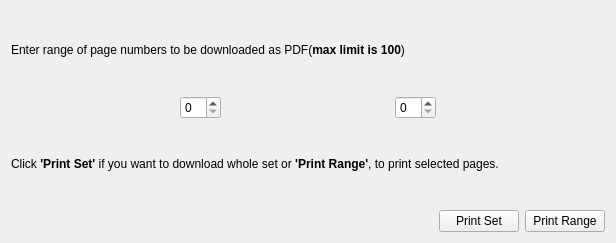
<?xml version="1.0" encoding="UTF-8"?>
<ui version="4.0">
 <class>PdfRangeDialog</class>
 <widget class="QWidget" name="PdfRangeDialog">
  <property name="geometry">
   <rect>
    <x>0</x>
    <y>0</y>
    <width>616</width>
    <height>243</height>
   </rect>
  </property>
  <property name="windowTitle">
   <string>Form</string>
  </property>
  <layout class="QVBoxLayout" name="verticalLayout">
   <item>
    <widget class="QLabel" name="info_1">
     <property name="sizePolicy">
      <sizepolicy hsizetype="Preferred" vsizetype="Preferred">
       <horstretch>0</horstretch>
       <verstretch>0</verstretch>
      </sizepolicy>
     </property>
     <property name="text">
      <string>&lt;html&gt;&lt;head/&gt;&lt;body&gt;&lt;p&gt;Enter range of page numbers to be downloaded as PDF(&lt;span style=&quot; font-weight:700;&quot;&gt;max limit is 100&lt;/span&gt;)&lt;/p&gt;&lt;/body&gt;&lt;/html&gt;</string>
     </property>
    </widget>
   </item>
   <item>
    <layout class="QHBoxLayout" name="horizontalLayout">
     <item>
      <spacer name="horizontalSpacer_2">
       <property name="orientation">
        <enum>Qt::Horizontal</enum>
       </property>
       <property name="sizeHint" stdset="0">
        <size>
         <width>40</width>
         <height>20</height>
        </size>
       </property>
      </spacer>
     </item>
     <item>
      <widget class="QSpinBox" name="spinBox_start">
       <property name="toolTip">
        <string>&lt;html&gt;&lt;head/&gt;&lt;body&gt;&lt;p&gt;&lt;br/&gt;&lt;/p&gt;&lt;/body&gt;&lt;/html&gt;</string>
       </property>
      </widget>
     </item>
     <item>
      <spacer name="horizontalSpacer_4">
       <property name="orientation">
        <enum>Qt::Horizontal</enum>
       </property>
       <property name="sizeHint" stdset="0">
        <size>
         <width>40</width>
         <height>20</height>
        </size>
       </property>
      </spacer>
     </item>
     <item>
      <widget class="QSpinBox" name="spinBox_end"/>
     </item>
     <item>
      <spacer name="horizontalSpacer_3">
       <property name="orientation">
        <enum>Qt::Horizontal</enum>
       </property>
       <property name="sizeHint" stdset="0">
        <size>
         <width>40</width>
         <height>20</height>
        </size>
       </property>
      </spacer>
     </item>
    </layout>
   </item>
   <item>
    <widget class="QLabel" name="info_2">
     <property name="text">
      <string>&lt;html&gt;&lt;head/&gt;&lt;body&gt;&lt;p&gt;Click&lt;span style=&quot; font-weight:700;&quot;&gt; 'Print Set'&lt;/span&gt; if you want to download whole set or &lt;span style=&quot; font-weight:700;&quot;&gt;'Print Range'&lt;/span&gt;, to print selected pages.&lt;/p&gt;&lt;/body&gt;&lt;/html&gt;</string>
     </property>
    </widget>
   </item>
   <item>
    <layout class="QHBoxLayout" name="horizontalLayout_2">
     <item>
      <spacer name="horizontalSpacer">
       <property name="orientation">
        <enum>Qt::Horizontal</enum>
       </property>
       <property name="sizeHint" stdset="0">
        <size>
         <width>40</width>
         <height>20</height>
        </size>
       </property>
      </spacer>
     </item>
     <item>
      <widget class="QPushButton" name="button_Cancel">
       <property name="text">
        <string>Print Set</string>
       </property>
      </widget>
     </item>
     <item>
      <widget class="QPushButton" name="button_Ok">
       <property name="text">
        <string>Print Range</string>
       </property>
      </widget>
     </item>
    </layout>
   </item>
  </layout>
 </widget>
 <resources/>
 <connections/>
</ui>
